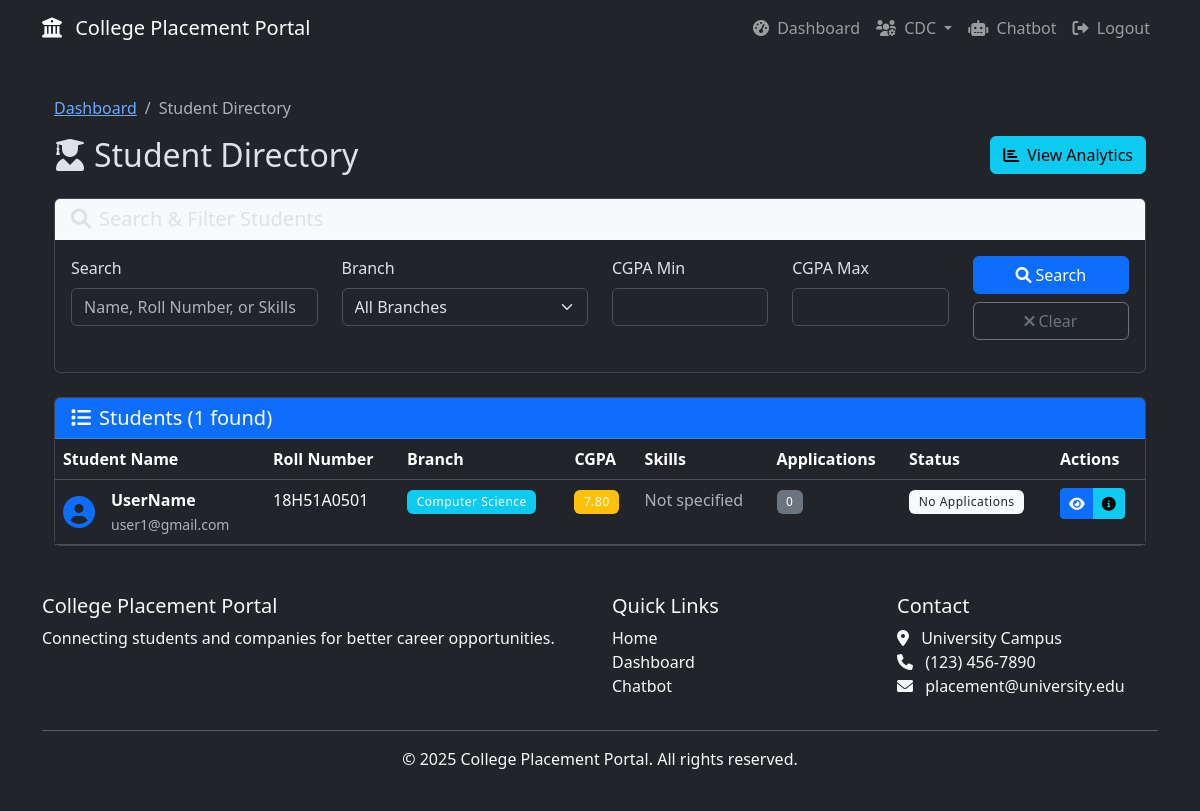
The app's page /cdc/students (signed in), older data.
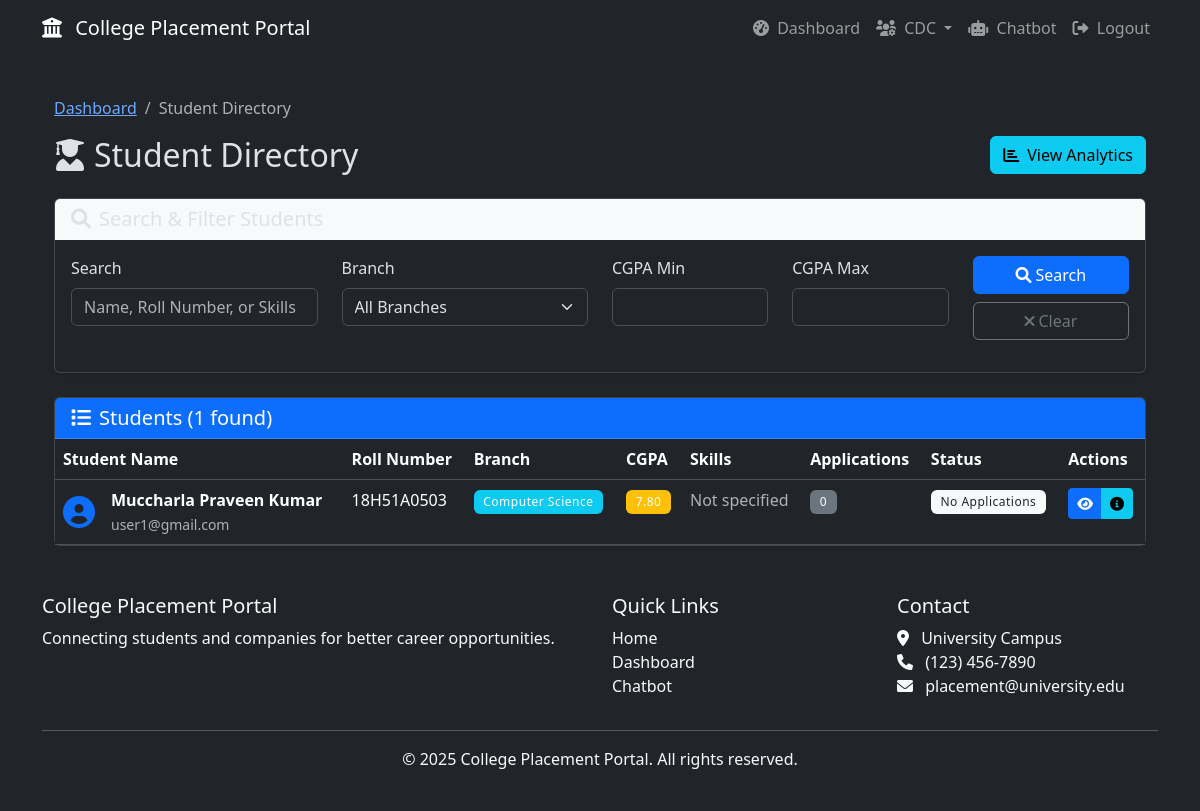
The same page, newer data.
### models.py (models this page shows, shortened)
class StudentProfile(db.Model):
    id = db.Column(db.Integer, primary_key=True)
    user_id = db.Column(db.Integer, db.ForeignKey('user.id'), nullable=False)
    full_name = db.Column(db.String(100), nullable=False)
    roll_number = db.Column(db.String(20), unique=True, nullable=False)
    branch = db.Column(db.String(50), nullable=False)
    cgpa = db.Column(db.Float, nullable=False)
    resume_file = db.Column(db.String(255), nullable=True)  # Path to uploaded PDF resume
    skills = db.Column(db.Text, nullable=True)  # Extracted skills from resume
    applications = db.relationship('Application', backref='student', cascade='all, delete-orphan')
    mock_interviews = db.relationship('MockInterview', backref='student', cascade='all, delete-orphan')
    resume_analyses = db.relationship('ResumeAnalysis', backref='student', cascade='all, delete-orphan')
    chatbot_sessions = db.relationship('ChatbotSession', backref='student', cascade='all, delete-orphan')

class User(UserMixin, db.Model):
    id = db.Column(db.Integer, primary_key=True)
    username = db.Column(db.String(64), unique=True, nullable=False)
    email = db.Column(db.String(120), unique=True, nullable=False)
    password_hash = db.Column(db.String(256), nullable=False)
    role = db.Column(db.String(20), nullable=False)
    created_at = db.Column(db.DateTime, default=datetime.utcnow)
    student_profile = db.relationship('StudentProfile', backref='user', uselist=False, cascade='all, delete-orphan')
    company_profile = db.relationship('CompanyProfile', backref='user', uselist=False, cascade='all, delete-orphan')
    cdc_profile = db.relationship('CDCProfile', backref='user', uselist=False, cascade='all, delete-orphan')
    def is_student(self):
        return self.role == ROLE_STUDENT
    def is_cdc(self):
        return self.role == ROLE_CDC

### routes.py (the view, shortened to what this page needs)
@bp.route('/cdc/students')
@login_required
def cdc_students():
    if not current_user.is_cdc():
        flash('Access denied.', 'danger')
        return redirect(url_for('routes.dashboard'))
    search = request.args.get('search', '')
    branch_filter = request.args.get('branch', '')
    cgpa_min = request.args.get('cgpa_min', '')
    cgpa_max = request.args.get('cgpa_max', '')
    query = StudentProfile.query
    if branch_filter:
        query = query.filter(StudentProfile.branch == branch_filter)
    if cgpa_min:
        try:
            query = query.filter(StudentProfile.cgpa >= float(cgpa_min))
        except ValueError:
            pass
    if cgpa_max:
        try:
            query = query.filter(StudentProfile.cgpa <= float(cgpa_max))
        except ValueError:
            pass
    students = query.order_by(StudentProfile.full_name).all()
    branches = db.session.query(StudentProfile.branch).distinct().all()
    branch_options = [branch[0] for branch in branches if branch[0]]
    return render_template('cdc/students.html',
                         students=students,
                         search=search,
                         branch_filter=branch_filter,
                         cgpa_min=cgpa_min,
                         cgpa_max=cgpa_max,
                         branch_options=branch_options)

### templates/cdc/students.html (shortened to what the changed rows need)
{% extends "base.html" %}
{% block content %}
<div class="container">
    <div class="row mb-4">
        <div class="col-12">
            <div class="d-flex justify-content-between align-items-center">
                <h2 class="mb-0"><i class="fas fa-user-graduate me-2"></i>Student Directory</h2>
            </div>
        </div>
    </div>
    <div class="row">
        <div class="col-12">
            <div class="card shadow-sm">
                {% if students %}
                    <div class="card-body p-0">
                        <div class="table-responsive">
                            <table class="table table-hover mb-0">
                                <thead>
                                    <tr>
                                        <th>Student Name</th>
                                        <th>Roll Number</th>
                                        <th>Branch</th>
                                        <th>CGPA</th>
                                        <th>Skills</th>
                                        <th>Applications</th>
                                        <th>Status</th>
                                        <th>Actions</th>
                                    </tr>
                                </thead>
                                <tbody>
                                    {% for student in students %}
                                        <tr>
                                            <td>
                                                <div class="d-flex align-items-center">
                                                    <i class="fas fa-user-circle fa-2x text-primary me-3"></i>
                                                    <div>
                                                        <strong>{{ student.full_name }}</strong>
                                                        <br>
                                                        <small class="text-muted">{{ student.user.email }}</small>
                                                    </div>
                                                </div>
                                            </td>
                                            <td>{{ student.roll_number }}</td>
                                            <td>
                                                <span class="badge bg-info">{{ student.branch }}</span>
                                            </td>
                                            <td>
                                                <span class="badge {% if student.cgpa >= 8.0 %}bg-success{% elif student.cgpa >= 7.0 %}bg-warning{% else %}bg-danger{% endif %}">
                                                    {{ "%.2f"|format(student.cgpa) }}
                                                </span>
                                            </td>
                                            <td>
                                                {% if student.skills %}
                                                    <small>{{ student.skills[:50] }}{% if student.skills|length > 50 %}...{% endif %}</small>
                                                {% else %}
                                                    <span class="text-muted">Not specified</span>
                                                {% endif %}
                                            </td>
                                            <td>
                                                {% set student_apps = student.applications %}
                                                <span class="badge bg-secondary">{{ student_apps|length }}</span>
                                            </td>
                                            <td>
                                                {% if student_apps %}
                                                    {% set selected = student_apps|selectattr('status', 'equalto', 'selected')|list %}
                                                    {% if selected %}
                                                        <span class="badge bg-success">Selected</span>
                                                    {% else %}
                                                        {% set shortlisted = student_apps|selectattr('status', 'equalto', 'shortlisted')|list %}
                                                        {% if shortlisted %}
                                                            <span class="badge bg-warning">Shortlisted</span>
                                                        {% else %}
                                                            <span class="badge bg-info">Applied</span>
                                                        {% endif %}
                                                    {% endif %}
                                                {% else %}
                                                    <span class="badge bg-light text-dark">No Applications</span>
                                                {% endif %}
                                            </td>
                                            <td>
                                                <div class="btn-group btn-group-sm">
                                                    <a href="{{ url_for('routes.cdc_student_details', student_id=student.id) }}"
                                                       class="btn btn-primary" title="View Details">
                                                        <i class="fas fa-eye"></i>
                                                    </a>
                                                    <button type="button" class="btn btn-info"
                                                            data-bs-toggle="modal"
                                                            data-bs-target="#studentModal{{ student.id }}"
                                                            title="Quick View">
                                                        <i class="fas fa-info-circle"></i>
                                                    </button>
                                                </div>
                                            </td>
                                        </tr>
                                    {% endfor %}
                                </tbody>
                            </table>
                        </div>
                    </div>
                {% else %}
                    <div class="card-body">
                        <div class="alert alert-info mb-0">
                            <i class="fas fa-info-circle me-2"></i>No students found matching your criteria.
                        </div>
                    </div>
                {% endif %}
            </div>
        </div>
    </div>
</div>
{% endblock %}

Row changes from the older to the newer data that the page shows:
changed StudentProfile "Computer Science": full_name "UserName" → "Muccharla Praveen Kumar"; roll_number "18H51A0501" → "18H51A0503"
